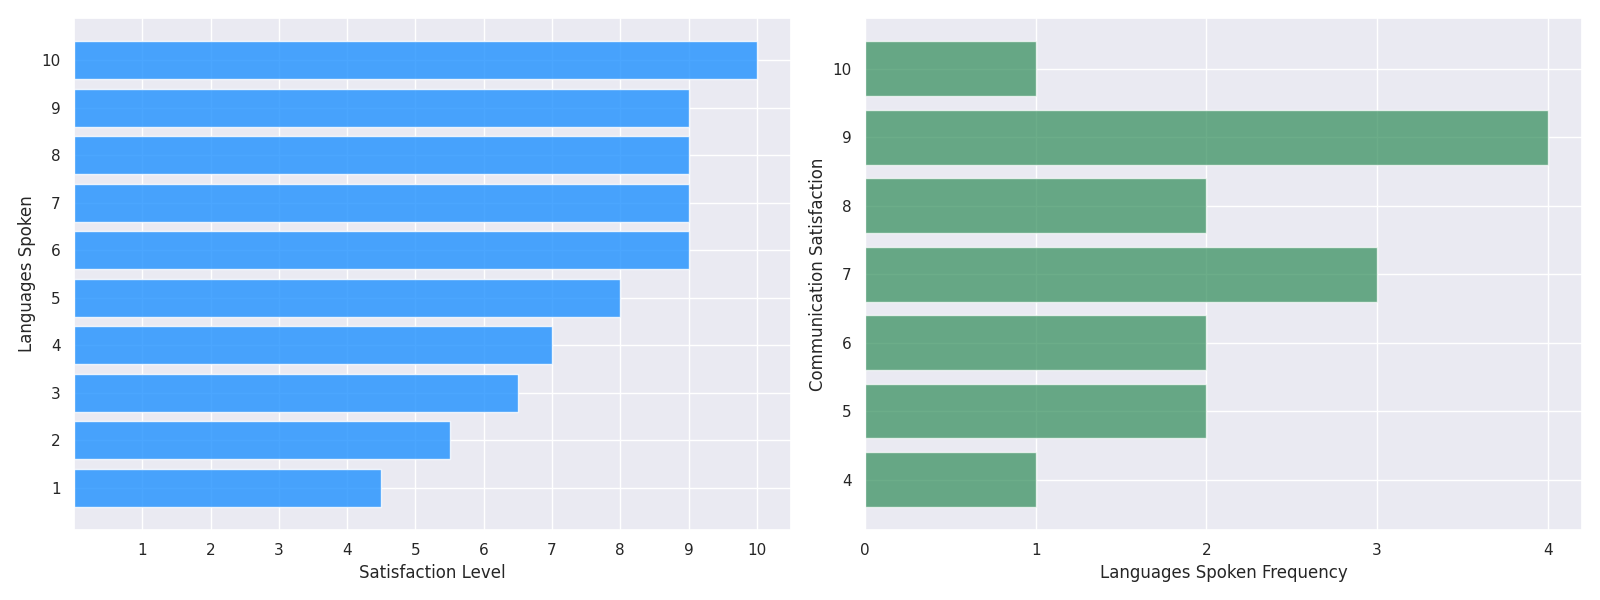

Source code (Python):
import numpy as np
import matplotlib.pyplot as plt
from scipy.interpolate import make_interp_spline

languages_spoken = np.array([1, 1, 2, 2, 3, 3, 4, 4, 5, 5, 6, 7, 8, 9, 10])
satisfaction_level = np.array([4, 5, 5, 6, 6, 7, 7, 7, 8, 8, 9, 9, 9, 9, 10])

unique_languages = np.unique(languages_spoken)
avg_satisfaction = [satisfaction_level[languages_spoken == lang].mean() for lang in unique_languages]
unique_languages = np.array(unique_languages)
avg_satisfaction = np.array(avg_satisfaction)

unique_levels, frequency = np.unique(satisfaction_level, return_counts=True)

fig, axes = plt.subplots(nrows=1, ncols=2, figsize=(16, 6))

axes[0].barh(unique_languages, avg_satisfaction, color='dodgerblue', alpha=0.8)
axes[0].set_xlabel('Satisfaction Level', fontsize=12)
axes[0].set_ylabel('Languages Spoken', fontsize=12)
axes[0].set_xticks(np.arange(1, 11, 1))
axes[0].set_yticks(unique_languages)

axes[1].barh(unique_levels, frequency, color='seagreen', alpha=0.7)
axes[1].set_xlabel('Languages Spoken Frequency', fontsize=12)
axes[1].set_ylabel('Communication Satisfaction', fontsize=12)
axes[1].set_xticks(np.arange(0, max(frequency) + 1, 1))
axes[1].set_yticks(unique_levels)

plt.tight_layout()

plt.show()
